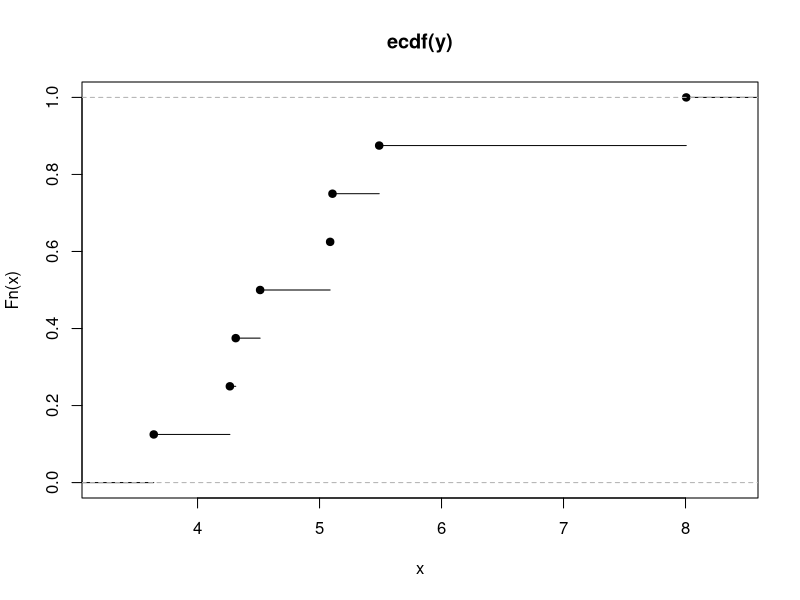
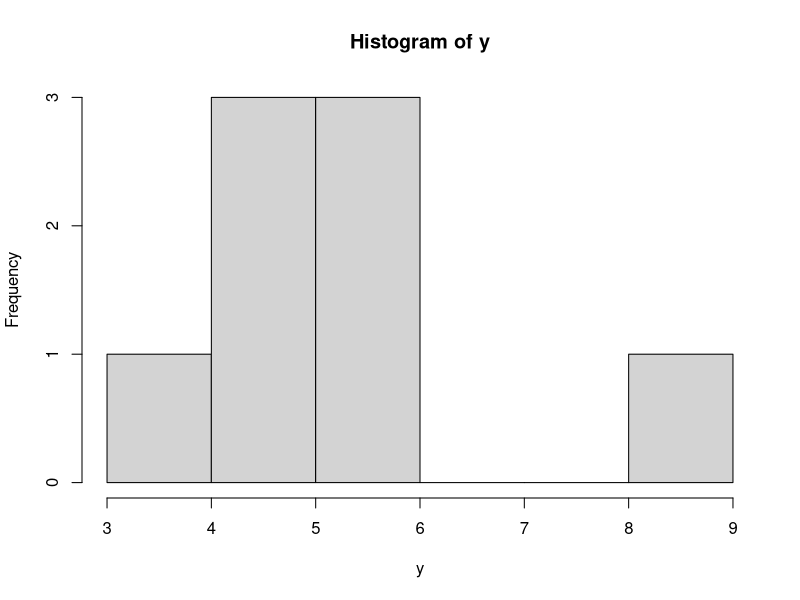
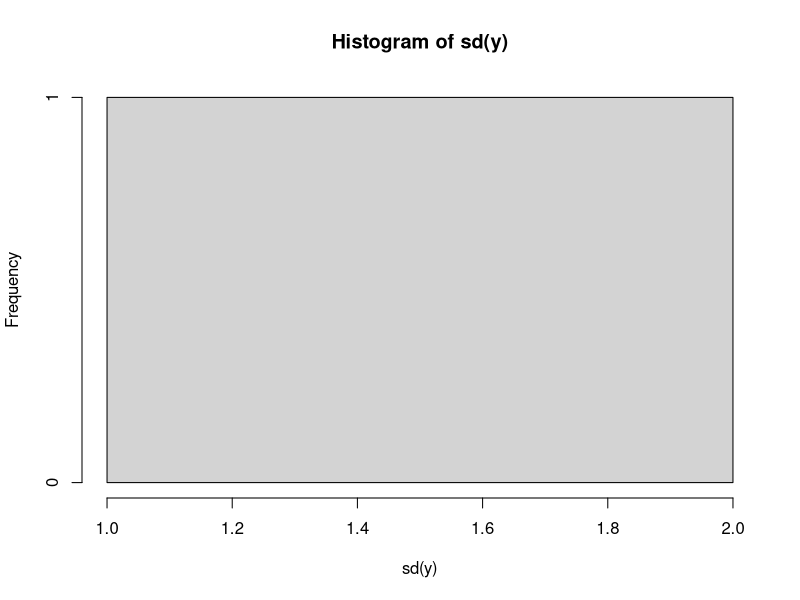
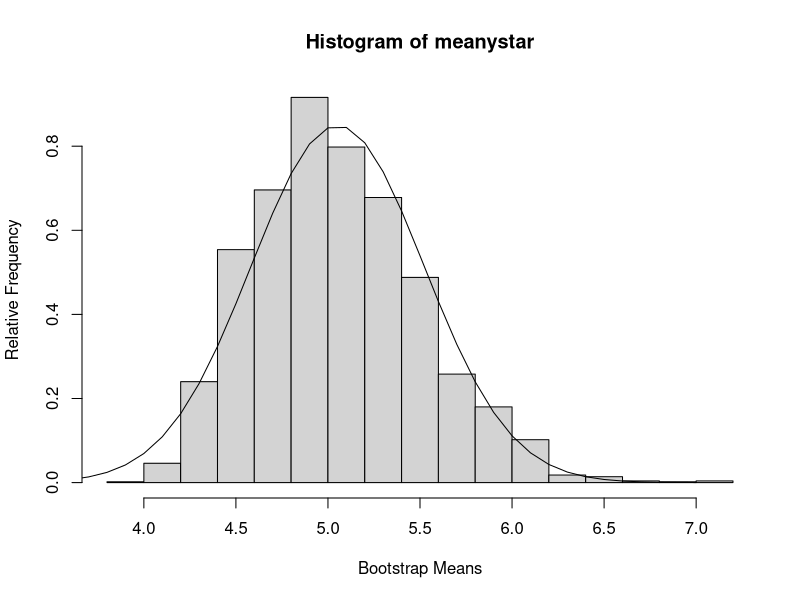

Generate these figures, in order, with R:
#-------Bootstrap example: Robert and Casella (page 24, 26)----

#The sample was in fact drawn from a gamma G(4, 1) distribution
y=c(4.313, 4.513, 5.489, 4.265, 3.641, 5.106, 8.006, 5.087)
mean(y)
plot(ecdf(y))
hist(y)

hist(sd(y))


#--- 1 Bootstrap ---
ystar=sample(y,replace=T)
ystar
mean(ystar)

#--- 2500 Bootstraps ---
ystar = matrix(sample(y,2500*8,replace=T),nrow=2500,ncol=8)

#--- Evaluate the mean for each bootstrap sample ---
meanystar = apply(ystar,1,mean)
hist(meanystar, freq = FALSE, xlab="Bootstrap Means",ylab="Relative Frequency")

#--- Normal distribution of the mean of y ----
lines(seq(-7,7,0.1), dnorm(seq(-7,7,0.1), mean=mean(y), sd=sd(y)/sqrt(length(y))))

mean(meanystar)
mean(y)

quantile(meanystar, 0.95)
quantile(meanystar, 0.05)

